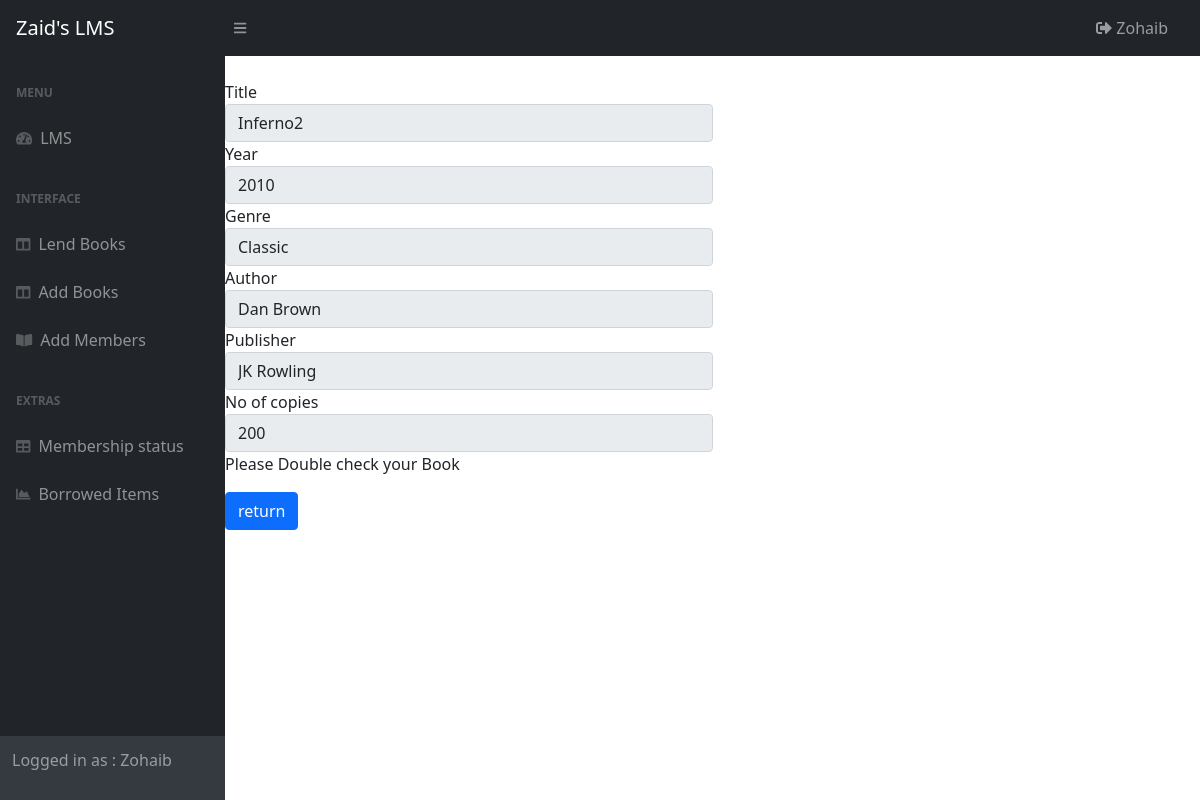
/returning_book.php?id=1 (signed in), run on the app's committed database.
### tables this page shows
CREATE TABLE `borrow` (
  `borrow_id` int(11) NOT NULL,
  `book_id` int(11) NOT NULL,
  `member_id` int(11) NOT NULL,
  `issue_date` date NOT NULL,
  `return_date` date DEFAULT NULL,
  `fine` int(11) NOT NULL,
  `created_at` timestamp NOT NULL DEFAULT CURRENT_TIMESTAMP
);

CREATE TABLE `books` (
  `book_id` int(11) NOT NULL,
  `title` varchar(255) NOT NULL,
  `year` int(11) NOT NULL,
  `genre` varchar(255) NOT NULL,
  `author_name` varchar(255) NOT NULL,
  `publisher_name` varchar(255) NOT NULL,
  `no_of_copies` int(11) NOT NULL,
  `created_at` timestamp NOT NULL DEFAULT CURRENT_TIMESTAMP
);

### returning_book.php (the view, shortened to what this page needs)
<!DOCTYPE html>
<html lang="en">
    <head>
        <link href="https://cdn.jsdelivr.net/npm/simple-datatables@latest/dist/style.css" rel="stylesheet" />
        <link href="css/styles.css" rel="stylesheet" />
    </head>
    <body class="sb-nav-fixed">
        <?php include 'include/navigationbar.php'; ?>
        <div id="layoutSidenav">
        <?php include 'include/sidebar.php'; ?>
            </div>
            <div id="layoutSidenav_content">
                <main>
                    <?php
                    include('include/connection.php');
                    ?>
                     <form method="post" action="validation/return_book.php">
                     <?php
                     if (isset($_GET['id'])){
                        $id = mysqli_real_escape_string($conn, $_GET['id']);
                        $sql = "SELECT * FROM borrow b
                        left join books bk ON bk.book_id = b.book_id
                        WHERE b.borrow_id = $id";
                        $result = mysqli_query($conn, $sql);
                        $book = mysqli_fetch_assoc($result);
                    }
                    ?>
                            <div class="col-6 form-group">
                          </div>
                            <div class="col-6 form-group">
                                 <label for="booktitle">Title</label>
                                  <input name="booktitle" type="text" readonly="readonly"  placeholder="Title" class="form-control" value="<?php echo $book['title']?>" required="required">
                          </div>
                          <div class="col-6 form-group">
                                 <label for="bookyear">Year</label>
                                  <input name="bookyear" type="number" readonly="readonly" placeholder="Year" class="form-control" value="<?php echo $book['year']?>"  required="required">
                          </div>
                          <div class="col-6 form-group">
                                 <label for="bookgenre">Genre</label>
                                  <input name="bookgenre" type="text" readonly="readonly" placeholder="Genre" class="form-control" value="<?php echo $book['genre']?>"  required="required">
                          </div>
                              <div class="col-6 form-group">
                                  <label for="bookauthor">Author</label>
                                  <input name="bookauthor" type="text" readonly="readonly" placeholder="Author" class="form-control" value="<?php echo $book['author_name']?>"  required="required">
                                </div>
                                <div class="col-6 form-group">
                                    <label for="bookpublisher">Publisher</label>
                                    <input name="bookpublisher" type="text" readonly="readonly" placeholder="Publisher" class="form-control" value="<?php echo $book['publisher_name']?>"  required="required">
                                  </div>
                                  <div class="col-6 form-group">
                                    <label for="bookcopies">No of copies</label>
                                    <input name="bookcopies" type="number" readonly="readonly" placeholder="No of copies" class="form-control" value="<?php echo $book['no_of_copies']?>"  required="required">
                                  </div>
                                  <div class="col-6 form-group">
                                      <p>Please Double check your Book</p>
                                  </div>
                          <div class="col-6 form-group">
                          <button class="btn btn-primary" type="submit" name="return_book">return</button>
                          </div>
                        </div>
            </div>
    </body>
</html>

### data on the page
borrow: booktitle "Inferno2", bookyear "2010", bookgenre "Classic", bookauthor "Dan Brown", bookpublisher "JK Rowling", bookcopies "200"
